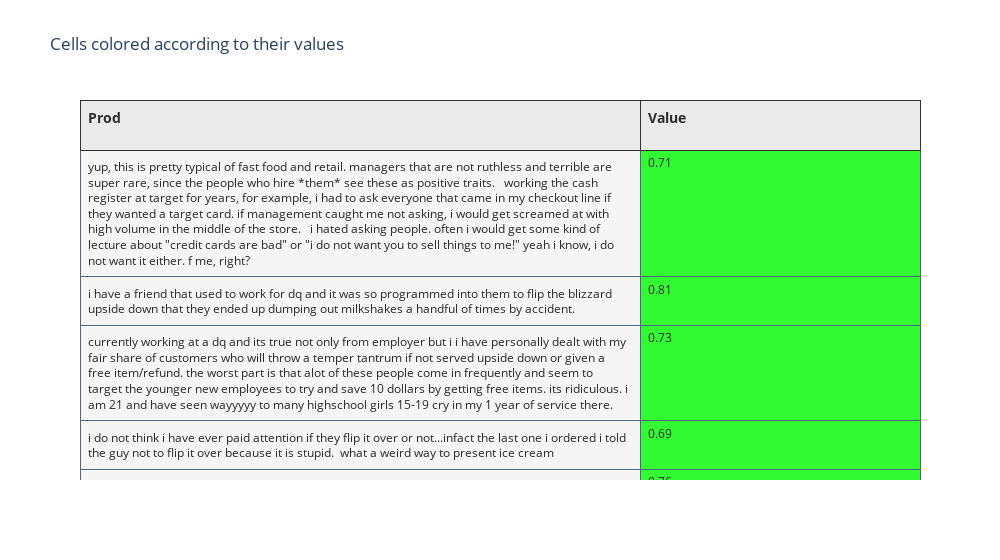

This figure's notebook cell:
### Code cell
layout = dict(width=1000, autosize=True, 
              title='Cells colored according to their values', showlegend=False)
fig= dict(data=[trace], layout=layout)
iplot(fig)

### Figure 1 — Plotly figure (JSON) as saved in the notebook; plotly's stock layout.template omitted (floating-point values rounded to 4 significant figures; data arrays with more than 128 entries replaced by an {"elided": "..."} marker saying what was removed)
{"data": [{"cells": {"align": "left", "fill": {"color": ["rgb(245, 245, 245)", ["rgba(0, 250, 0, 0.8)", "rgba(0, 250, 0, 0.8)", "rgba(0, 250, 0, 0.8)", "rgba(0, 250, 0, 0.8)", "rgba(0, 250, 0, 0.8)", "rgba(250, 0, 0, 0.8)", "rgba(0, 250, 0, 0.8)", "rgba(0, 250, 0, 0.8)", "rgba(0, 250, 0, 0.8)", "rgba(0, 250, 0, 0.8)", "rgba(0, 250, 0, 0.8)", "rgba(0, 250, 0, 0.8)", "rgba(0, 250, 0, 0.8)", "rgba(250, 0, 0, 0.8)", "rgba(0, 250, 0, 0.8)", "rgba(0, 250, 0, 0.8)", "rgba(250, 0, 0, 0.8)", "rgba(250, 0, 0, 0.8)", "rgba(0, 250, 0, 0.8)", "rgba(250, 0, 0, 0.8)", "rgba(250, 0, 0, 0.8)", "rgba(0, 250, 0, 0.8)", "rgba(0, 250, 0, 0.8)", "rgba(250, 0, 0, 0.8)", "rgba(0, 250, 0, 0.8)", "rgba(0, 250, 0, 0.8)", "rgba(0, 250, 0, 0.8)", "rgba(250, 0, 0, 0.8)", "rgba(0, 250, 0, 0.8)", "rgba(0, 250, 0, 0.8)", "rgba(250, 0, 0, 0.8)", "rgba(250, 0, 0, 0.8)", "rgba(0, 250, 0, 0.8)", "rgba(0, 250, 0, 0.8)", "rgba(0, 250, 0, 0.8)", "rgba(0, 250, 0, 0.8)", "rgba(0, 250, 0, 0.8)", "rgba(0, 250, 0, 0.8)", "rgba(0, 250, 0, 0.8)", "rgba(0, 250, 0, 0.8)", "rgba(0, 250, 0, 0.8)", "rgba(0, 250, 0, 0.8)", "rgba(0, 250, 0, 0.8)", "rgba(0, 250, 0, 0.8)", "rgba(0, 250, 0, 0.8)", "rgba(250, 0, 0, 0.8)", "rgba(250, 0, 0, 0.8)", "rgba(250, 0, 0, 0.8)", "rgba(250, 0, 0, 0.8)", "rgba(250, 0, 0, 0.8)", "rgba(0, 250, 0, 0.8)", "rgba(0, 250, 0, 0.8)", "rgba(0, 250, 0, 0.8)", "rgba(250, 0, 0, 0.8)", "rgba(250, 0, 0, 0.8)", "rgba(250, 0, 0, 0.8)", "rgba(0, 250, 0, 0.8)", "rgba(0, 250, 0, 0.8)", "rgba(0, 250, 0, 0.8)", "rgba(0, 250, 0, 0.8)", "rgba(250, 0, 0, 0.8)", "rgba(250, 0, 0, 0.8)", "rgba(0, 250, 0, 0.8)", "rgba(0, 250, 0, 0.8)", "rgba(0, 250, 0, 0.8)", "rgba(0, 250, 0, 0.8)", "rgba(0, 250, 0, 0.8)", "rgba(0, 250, 0, 0.8)", "rgba(0, 250, 0, 0.8)", "rgba(0, 250, 0, 0.8)", "rgba(0, 250, 0, 0.8)", "rgba(250, 0, 0, 0.8)", "rgba(0, 250, 0, 0.8)", "rgba(250, 0, 0, 0.8)", "rgba(0, 250, 0, 0.8)", "rgba(0, 250, 0, 0.8)", "rgba(0, 250, 0, 0.8)", "rgba(0, 250, 0, 0.8)", "rgba(0, 250, 0, 0.8)", "rgba(250, 0, 0, 0.8)", "rgba(250, 0, 0, 0.8)", "rgba(250, 0, 0, 0.8)", "rgba(0, 250, 0, 0.8)", "rgba(250, 0, 0, 0.8)", "rgba(250, 0, 0, 0.8)", "rgba(0, 250, 0, 0.8)", "rgba(250, 0, 0, 0.8)", "rgba(250, 0, 0, 0.8)", "rgba(0, 250, 0, 0.8)", "rgba(250, 0, 0, 0.8)", "rgba(0, 250, 0, 0.8)", "rgba(250, 0, 0, 0.8)", "rgba(250, 0, 0, 0.8)", "rgba(250, 0, 0, 0.8)", "rgba(0, 250, 0, 0.8)", "rgba(0, 250, 0, 0.8)", "rgba(0, 250, 0, 0.8)", "rgba(250, 0, 0, 0.8)", "rgba(250, 0, 0, 0.8)", "rgba(250, 0, 0, 0.8)"]]}, "font": {"color": ["rgb(40, 40, 40)"], "size": 12}, "format": [null, ",.2f"], "height": 30, "line": {"color": "#506784"}, "values": {"elided": "2x100 mixed values"}}, "columnwidth": [200, 100], "header": {"align": "left", "fill": {"color": "rgb(235, 235, 235)"}, "font": {"color": ["rgb(45, 45, 45)"], "size": 14}, "height": 50, "line": {"color": "rgb(50, 50, 50)"}, "values": [["<b>Prod</b>"], ["<b>Value</b>"]]}, "type": "table"}], "layout": {"autosize": true, "showlegend": false, "title": {"text": "Cells colored according to their values"}, "width": 1000}}
